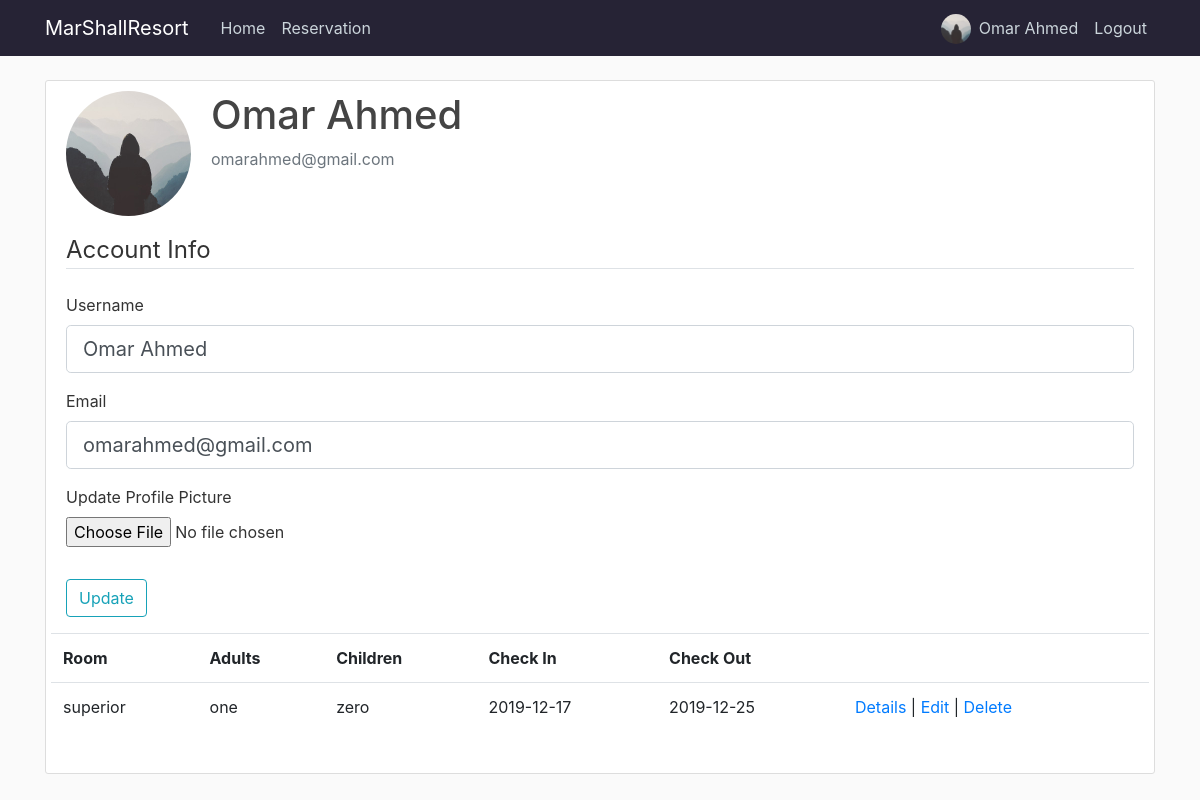
Page /account (signed in) on the committed database.
### app/models.py (models this page shows, shortened)
class User(db.Model, UserMixin):
    id = db.Column(db.Integer,primary_key=True)
    username = db.Column(db.String(20), unique=True, nullable=False)
    email = db.Column(db.String(120), unique=True, nullable=False)
    image_file = db.Column(db.String(20), nullable=False, default='default.jpg')
    password = db.Column(db.String(60), nullable=False)
    role = db.Column(db.String(50))
    reservations = db.relationship('Reservation', backref='user',lazy=True)

class Reservation(db.Model):
    id = db.Column(db.Integer, primary_key=True)
    name = db.Column(db.String(100),nullable=False)
    email = db.Column(db.String(120), nullable=False)
    NationalID = db.Column(db.Integer)
    room = db.Column(db.String(10),nullable=False)
    adults = db.Column(db.String(10),nullable=False)
    children = db.Column(db.String(10),nullable=False)
    checkin = db.Column(db.Date, nullable=False)
    checkout = db.Column(db.Date, nullable=False)
    gender = db.Column(db.String(10))
    birthdate = db.Column(db.Date)
    date_posted = db.Column(db.DateTime, nullable=False, default= datetime.now)
    user_id = db.Column(db.Integer, db.ForeignKey('user.id'), nullable=True)

### app/routes.py (the view)
@app.route("/account", methods=['GET','POST'])
@login_required
def account():
    form = UpdateAccountForm()
    reservations = Reservation.query.filter_by(user_id = current_user.id)
    if form.validate_on_submit():
        if form.picture.data:
            picture_file = save_profile_picture(form.picture.data)
            current_user.image_file = picture_file
        current_user.username = form.username.data
        current_user.email = form.email.data
        db.session.commit()
        flash('Your account has been updated!', 'success')
        return redirect(url_for('account'))
    elif request.method == 'GET':
        form.username.data = current_user.username
        form.email.data = current_user.email
    image_file = url_for('static', filename='profile_pics/'+ current_user.image_file)
    return render_template('account.html',title='account', image_file=image_file, form=form, reservations=reservations)

### app/forms.py (shortened to what this page needs)
class UpdateAccountForm(FlaskForm):
    username = StringField('Username',
     validators=[DataRequired(), Length(min=2, max=20) ])
    email = StringField('Email', validators=[DataRequired(), Email()])
    picture = FileField('Update Profile Picture', validators=[FileAllowed(['jpg', 'png', 'jpeg', 'jfif'])])
    submit = SubmitField('Update')

### app/models.py (called while the page is built)
@login_manager.user_loader
def load_user(user_id):
    return User.query.get(int(user_id))

### app/templates/account.html (shortened to what this page needs)
{%extends "layout.html" %}
{%block content %}
<div class="content-section">
    <div class="media">
      <img class="rounded-circle account-img" src="{{ image_file }}">
      <div class="media-body">
        <h2 class="account-heading">{{ current_user.username }}</h2>
        <p class="text-secondary">{{ current_user.email }}</p>
      </div>
    </div>
        <form method="POST" action="" enctype="multipart/form-data">
            <fieldset class="form-group">
                <legend class="border-bottom mb-4">Account Info</legend>
                <div class="form-group">
                    {{ form.username.label(class="form-control-label") }}
                    {% if form.username.errors %}
                    {{ form.username(class="form-control form-control-lg is-invalid") }}
                    <div class="invalid-feedback">
                        {% for error in form.username.errors %}
                        <span>{{error}}</span>
                        {% endfor %}
                    </div>
                    {% else %}
                    {{ form.username(class="form-control form-control-lg") }}
                    {% endif %}
                </div>
                <div class="form-group">
                        {{ form.email.label(class="form-control-label") }}
                        {% if form.email.errors %}
                        {{ form.email(class="form-control form-control-lg is-invalid") }}
                        <div class="invalid-feedback">
                            {% for error in form.email.errors %}
                            <span>{{error}}</span>
                            {% endfor %}
                        </div>
                        {% else %}
                        {{ form.email(class="form-control form-control-lg") }}
                        {% endif %}
                </div>
                <div class="form-group">
                    {{ form.picture.label() }}
                    {{ form.picture(class="form-control-file") }}
                </div>
            </fieldset>
            <div class="form-group">
                    {{ form.submit(class="btn btn-outline-info") }}
            </div>
        </form>
        <div class='row'>
            <table class="table col-md-12">
              <tr>
                  <th>
                      Room
                  </th>
                  <th>
                      Adults
                  </th>
                  <th>
                      Children
                </th>
                  <th>
                      Check In
                  </th>
                  <th>
                      Check Out
                  </th>
                  <th></th>
              </tr>
            {% for guest in reservations %}
              <tr>
                  <td>
                      <p>{{guest.room}}</p>
                  </td>
                  <td>
                      <p>{{guest.adults}}</p>
                  </td>
                  <td>
                    <p>{{guest.children}}</p>
                </td>
                  <td>
                      <p>{{guest.checkin}}</p>
                  </td>
                  <td>
                        <p>{{guest.checkout}}</p>
                    </td>
                  <td>
                    <a href="{{ url_for('reservation_show', guest_id=guest.id) }}">Details</a> |
                    <a href="{{ url_for('update_reservation', guest_id=guest.id) }}">Edit</a> |
                    <a href="{{ url_for('delete_reservation', guest_id=guest.id) }}">Delete</a>
                  </td>
              </tr>
            {% endfor %}
            </table>
            </div>
  </div>
{% endblock content %}

### app/templates/layout.html (shortened to what this page needs)
<!DOCTYPE html>
<html lang="en">
<head>
    <link rel="stylesheet" href="https://stackpath.bootstrapcdn.com/bootstrap/4.3.1/css/bootstrap.min.css">
    <link type="text/css" rel="stylesheet" href=" {{url_for('static', filename='main.css')}} " />
</head>
<body>
        <header class="site-header">
                <nav class="navbar navbar-expand-md navbar-dark bg-steel fixed-top">
                    <div class="container">
                    <a class="navbar-brand mr-4" href="{{url_for('home')}}">MarShallResort</a>
                    <div class="collapse navbar-collapse" id="navbarToggle">
                        <div class="navbar-nav mr-auto">
                        <a class="nav-item nav-link" href="{{url_for('home')}}">Home</a>
                        <a class="nav-item nav-link" href="{{url_for('reservation')}}">Reservation</a>
                        </div>
                        <div class="navbar-nav">
                            {% if current_user.is_authenticated %}
                            <div style='margin-right: 0vh;' class='row'>
                                <a href="{{url_for('account')}}" class='prof-img-a'><img style="margin:20% 2% 0 0; height: 30px; width:30px;" class="rounded-circle" src="{{ url_for('static', filename='profile_pics/' + current_user.image_file) }}"></a>
                                <a class="nav-item nav-link" href="{{url_for('account')}}">{{current_user.username}}</a>
                            </div>
                                <a class="nav-item nav-link" href="{{url_for('logout')}}">Logout</a>
                            {% else %}
                                <a class="nav-item nav-link" href="{{url_for('login')}}">Login</a>
                                <a class="nav-item nav-link" href="{{url_for('register')}}">Register</a>
                            {% endif %}
                        </div>
                    </div>
                    </div>
                </nav>
                </header>
                        <main role="main" class="container">
                                <div class="row">
                                    <div class="col-md-12">
                                    {% block content %}{% endblock %}
                                    </div>
</body>
</html>

### app/static/main.css (style rules this page uses)
body { background: #fafafa; color: #333333; margin-top: 5rem; }
h1, h2, h3, h4, h5, h6 { color: #444444; }
.bg-steel { background-color: #262335; }
.site-header .navbar-nav .nav-link { color: #cbd5db; }
.content-section { background: #ffffff; padding: 10px 20px; border: 1px solid #dddddd; border-radius: 3px; margin-bottom: 20px; }
.account-img { height: 125px; width: 125px; margin-right: 20px; margin-bottom: 16px; }
.account-heading { font-size: 2.5rem; }

### rows in the picture
User: image_file (placeholder picture), username "Omar Ahmed", email "omarahmed@gmail.com"
Reservation: room "superior", adults "one", children "zero", checkin "2019-12-17", checkout "2019-12-25"
